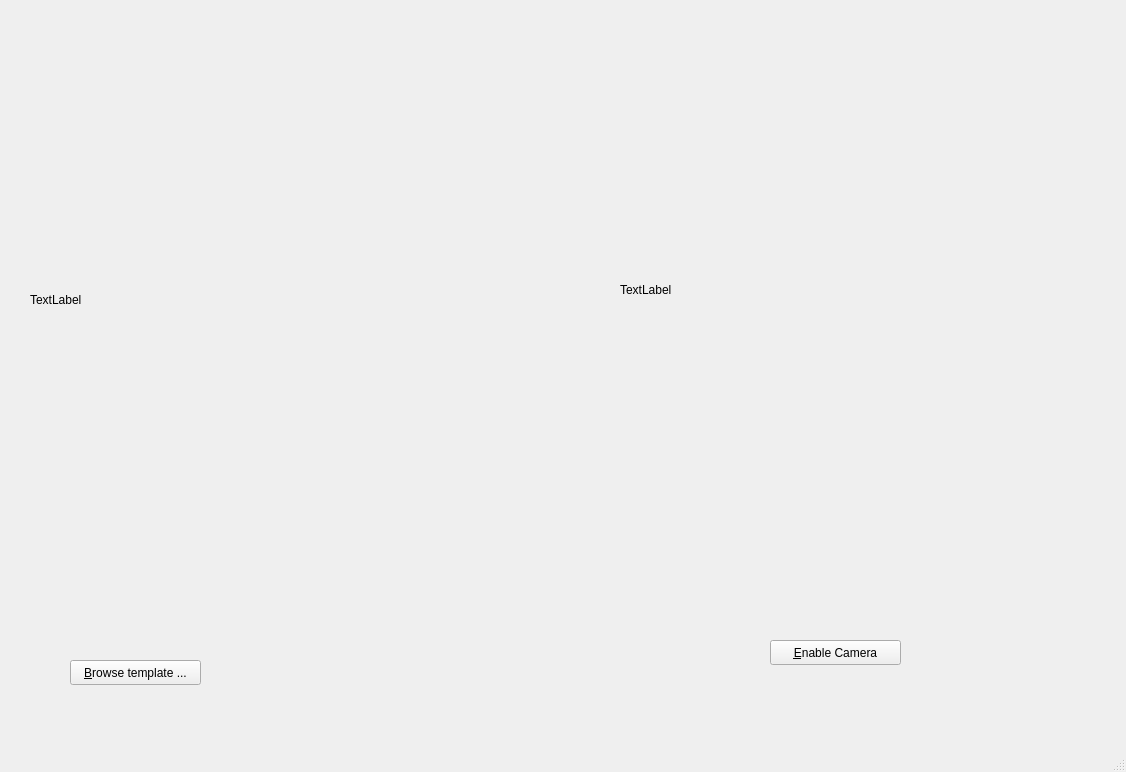
<?xml version="1.0" encoding="UTF-8"?>
<ui version="4.0">
 <class>MainWindow</class>
 <widget class="QMainWindow" name="MainWindow">
  <property name="geometry">
   <rect>
    <x>0</x>
    <y>0</y>
    <width>1126</width>
    <height>772</height>
   </rect>
  </property>
  <property name="windowTitle">
   <string>SIFT Demo</string>
  </property>
  <widget class="QWidget" name="centralwidget">
   <widget class="QPushButton" name="browse_button">
    <property name="geometry">
     <rect>
      <x>70</x>
      <y>660</y>
      <width>131</width>
      <height>25</height>
     </rect>
    </property>
    <property name="text">
     <string>&amp;Browse template ...</string>
    </property>
   </widget>
   <widget class="QPushButton" name="toggle_cam_button">
    <property name="geometry">
     <rect>
      <x>770</x>
      <y>640</y>
      <width>131</width>
      <height>25</height>
     </rect>
    </property>
    <property name="text">
     <string>&amp;Enable Camera</string>
    </property>
   </widget>
   <widget class="QLabel" name="template_label">
    <property name="geometry">
     <rect>
      <x>30</x>
      <y>50</y>
      <width>480</width>
      <height>500</height>
     </rect>
    </property>
    <property name="text">
     <string>TextLabel</string>
    </property>
   </widget>
   <widget class="QLabel" name="live_image_label">
    <property name="geometry">
     <rect>
      <x>620</x>
      <y>40</y>
      <width>480</width>
      <height>500</height>
     </rect>
    </property>
    <property name="text">
     <string>TextLabel</string>
    </property>
   </widget>
  </widget>
  <widget class="QMenuBar" name="menubar">
   <property name="geometry">
    <rect>
     <x>0</x>
     <y>0</y>
     <width>1126</width>
     <height>22</height>
    </rect>
   </property>
  </widget>
  <widget class="QStatusBar" name="statusbar"/>
 </widget>
 <resources/>
 <connections/>
</ui>
